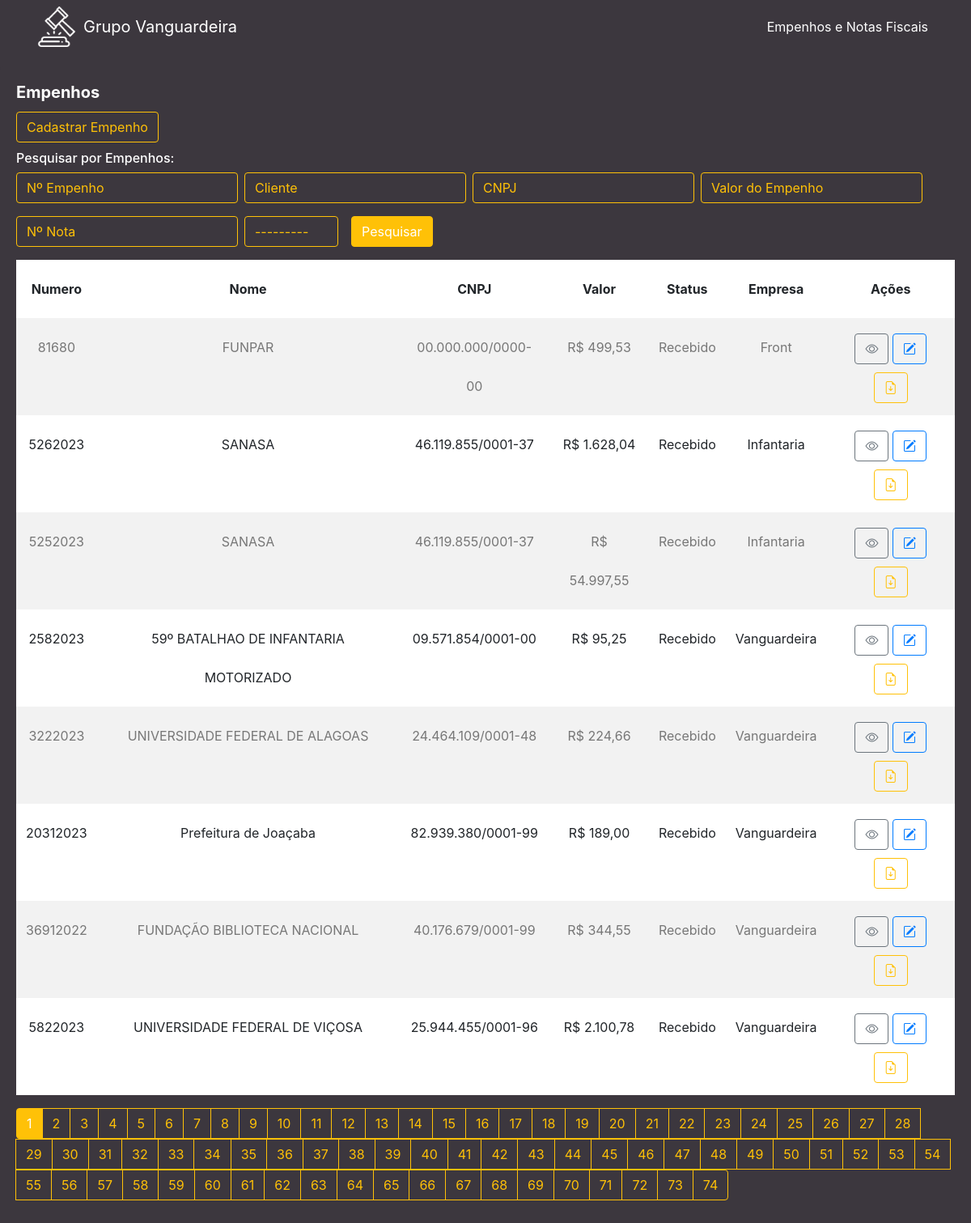
Before: / with the older database file.
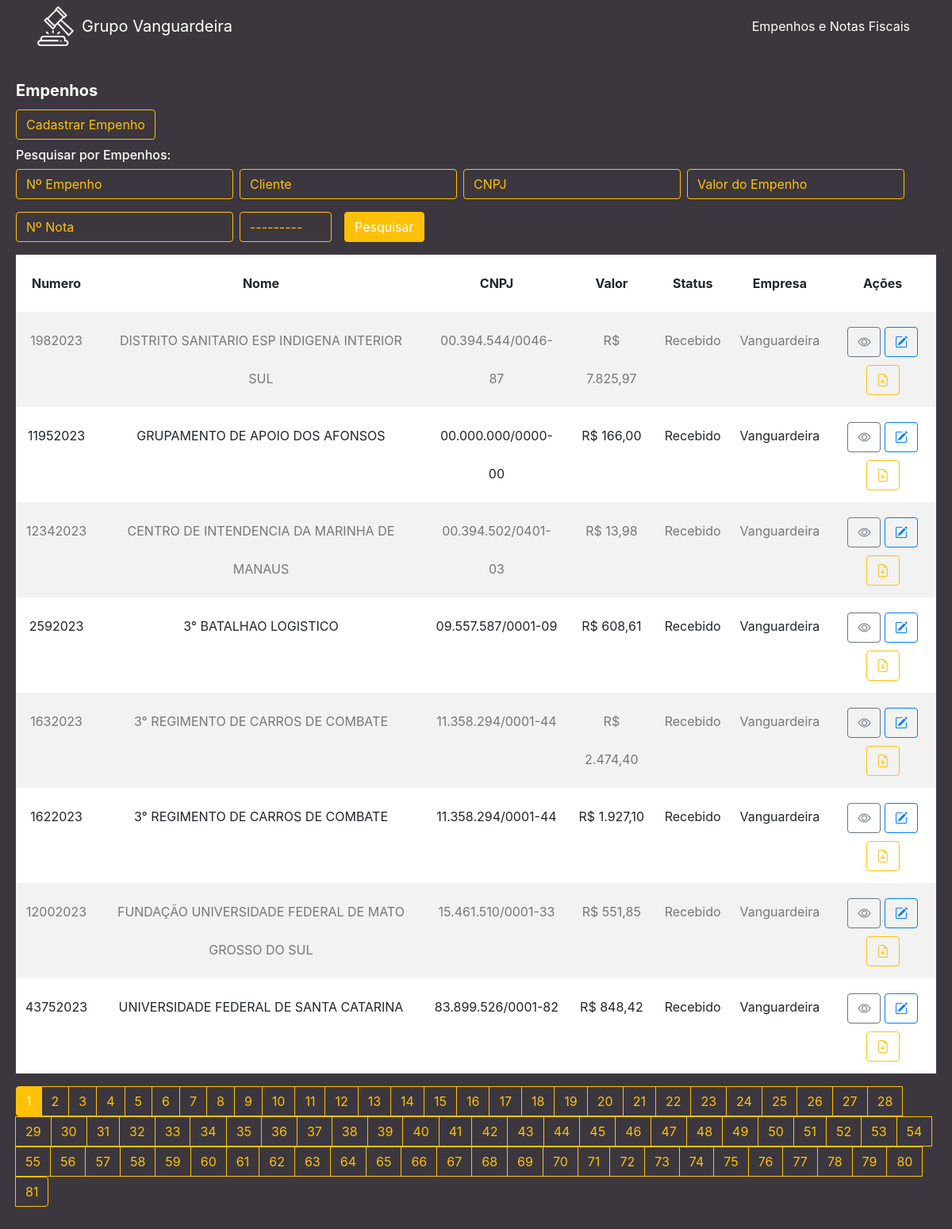
After: the same page with the newer database file.
### cliente/models.py (models this page shows, shortened)
class Cliente(models.Model):
    numero = models.CharField(max_length=255)
    nome = models.CharField(max_length=255)
    cnpj = models.CharField(max_length=255)
    data_criacao = models.DateTimeField(default=timezone.now)
    categoria = models.ForeignKey(Categoria, on_delete=models.DO_NOTHING)
    empresa = models.ForeignKey(Empresa, on_delete=models.DO_NOTHING)
    empenho = models.FileField(upload_to='empenhos/', max_length=500)
    nfe = models.FileField(upload_to='notas/', max_length=500, default='0', blank=True)
    n_nfe = models.CharField(max_length=255, blank=True)
    descricao = models.TextField(blank=True)
    valor = models.CharField(max_length=255)

class Categoria(models.Model):
    nome = models.CharField(max_length=255)
    def __str__(self):
        return self.nome

class Empresa(models.Model):
    nome = models.CharField(max_length=255)
    def __str__(self):
        return self.nome

### cliente/views.py (the view)
# urls.py: path('', views.cliente, name='cliente'),
def cliente(request):
    list_clientes = Cliente.objects.order_by('-data_criacao')
    myFilter = ClienteFilter(request.GET, queryset=list_clientes)
    list_clientes = myFilter.qs
    paginator = Paginator(list_clientes, 8)
    page = request.GET.get('page')
    list_clientes = paginator.get_page(page)
    return render(request, 'cliente/cliente.html', {'clientes': list_clientes, 'myFilter': myFilter})

### cliente/templates/cliente/cliente.html (shortened to what the changed rows need)
{% extends 'base.html' %}
{% load widget_tweaks %}
{% block conteudo %}
<div class="content mt-3">
    <div class="card">
        <div class="card-body">
            <table class="table table-striped ">
                <thead>
                    <tr>
                        <th scope="col" class="text-center">Numero</th>
                        <th scope="col" class="text-center">Nome</th>
                        <th scope="col" class="text-center">CNPJ</th>
                        <th scope="col" class="text-center">Valor</th>
                        <th scope="col" class="text-center">Status</th>
                        <th scope="col" class="text-center">Empresa</th>
                        <th scope="col" class="text-center">Ações</th>
                    </tr>
                </thead>
                <tbody>
                    {% for cliente in clientes %}
                    <tr>
                        <td class="text-center">{{ cliente.numero }}</td>
                        <td class="text-center">{{ cliente.nome }}</td>
                        <td class="text-center">{{ cliente.cnpj }}</td>
                        <td class="text-center">R$ {{ cliente.valor }}</td>
                        <td class="text-center">{{ cliente.categoria }}</td>
                        <td class="text-center">{{ cliente.empresa }}</td>
                        <td class="text-center">
                            <a href="/cliente/detalhe/{{ cliente.id }}" class="btn btn-outline-secondary"><i class="bi bi-eye"></i></a>
                            <a href="/cliente/edit/{{ cliente.id }}/" class="btn btn-outline-primary"><i class="bi bi-pencil-square"></i></a>
                            <a href="{{ cliente.empenho.url }}" download class="btn btn-outline-warning" target="_blank"><i class="bi bi-file-earmark-arrow-down"></i></a>
                        </td>
                    </tr>
                    {% endfor %}
                </tbody>
            </table>
            <nav aria-label="Page navigation example">
                <ul class="pagination">
                    {% for pagina in clientes.paginator.page_range %}
                    {% if clientes.number == pagina %}
                    <li class="page-item active">
                        <a class="page-link" href="{{ request.get_full_path }}?&page={{pagina}}">{{pagina}}</a>
                    </li>
                    {% else %}
                    <li class="page-item">
                        <a class="page-link" href="{{ request.get_full_path }}?&page={{pagina}}">{{pagina}}</a>
                    </li>
                    {% endif %}
                    {% endfor %}
                </ul>
            </nav>
        </div>
    </div>
</div>
{% endblock %}

Changed rows visible on the page:
no longer on this page (row unchanged): Cliente: numero "81680", nome "FUNPAR", cnpj "00.000.000/0000-00", valor "499,53", categoria "Recebido", empresa "Front"
no longer on this page (row unchanged): Cliente: numero "5262023", nome "SANASA", cnpj "46.119.855/0001-37", valor "1.628,04", categoria "Recebido", empresa "Infantaria"
no longer on this page (row unchanged): Cliente: numero "5252023", nome "SANASA", cnpj "46.119.855/0001-37", valor "54.997,55", categoria "Recebido", empresa "Infantaria"
no longer on this page (row unchanged): Cliente: numero "2582023", nome "59º BATALHAO DE INFANTARIA MOTORIZADO", cnpj "09.571.854/0001-00", valor "95,25", categoria "Recebido", empresa "Vanguardeira"
no longer on this page (row unchanged): Cliente: numero "3222023", nome "UNIVERSIDADE FEDERAL DE ALAGOAS", cnpj "24.464.109/0001-48", valor "224,66", categoria "Recebido", empresa "Vanguardeira"
no longer on this page (row unchanged): Cliente: numero "20312023", nome "Prefeitura de Joaçaba", cnpj "82.939.380/0001-99", valor "189,00", categoria "Recebido", empresa "Vanguardeira"
no longer on this page (row unchanged): Cliente: numero "36912022", nome "FUNDAÇÃO BIBLIOTECA NACIONAL", cnpj "40.176.679/0001-99", valor "344,55", categoria "Recebido", empresa "Vanguardeira"
no longer on this page (row unchanged): Cliente: numero "5822023", nome "UNIVERSIDADE FEDERAL DE VIÇOSA", cnpj "25.944.455/0001-96", valor "2.100,78", categoria "Recebido", empresa "Vanguardeira"
added Cliente: numero "1982023", nome "DISTRITO SANITARIO ESP INDIGENA INTERIOR SUL", cnpj "00.394.544/0046-87", valor "7.825,97", categoria "Recebido", empresa "Vanguardeira"
added Cliente: numero "11952023", nome "GRUPAMENTO DE APOIO DOS AFONSOS", cnpj "00.000.000/0000-00", valor "166,00", categoria "Recebido", empresa "Vanguardeira"
added Cliente: numero "12342023", nome "CENTRO DE INTENDENCIA DA MARINHA DE MANAUS", cnpj "00.394.502/0401-03", valor "13,98", categoria "Recebido", empresa "Vanguardeira"
added Cliente: numero "2592023", nome "3° BATALHAO LOGISTICO", cnpj "09.557.587/0001-09", valor "608,61", categoria "Recebido", empresa "Vanguardeira"
added Cliente: numero "1632023", nome "3° REGIMENTO DE CARROS DE COMBATE", cnpj "11.358.294/0001-44", valor "2.474,40", categoria "Recebido", empresa "Vanguardeira"
added Cliente: numero "1622023", nome "3° REGIMENTO DE CARROS DE COMBATE", cnpj "11.358.294/0001-44", valor "1.927,10", categoria "Recebido", empresa "Vanguardeira"
added Cliente: numero "12002023", nome "FUNDAÇÃO UNIVERSIDADE FEDERAL DE MATO GROSSO DO SUL", cnpj "15.461.510/0001-33", valor "551,85", categoria "Recebido", empresa "Vanguardeira"
added Cliente: numero "43752023", nome "UNIVERSIDADE FEDERAL DE SANTA CATARINA", cnpj "83.899.526/0001-82", valor "848,42", categoria "Recebido", empresa "Vanguardeira"
Other visible differences:
new list line: "75"
new list line: "76"
new list line: "77"
new list line: "78"
new list line: "79"
new list line: "80"
new list line: "81"
